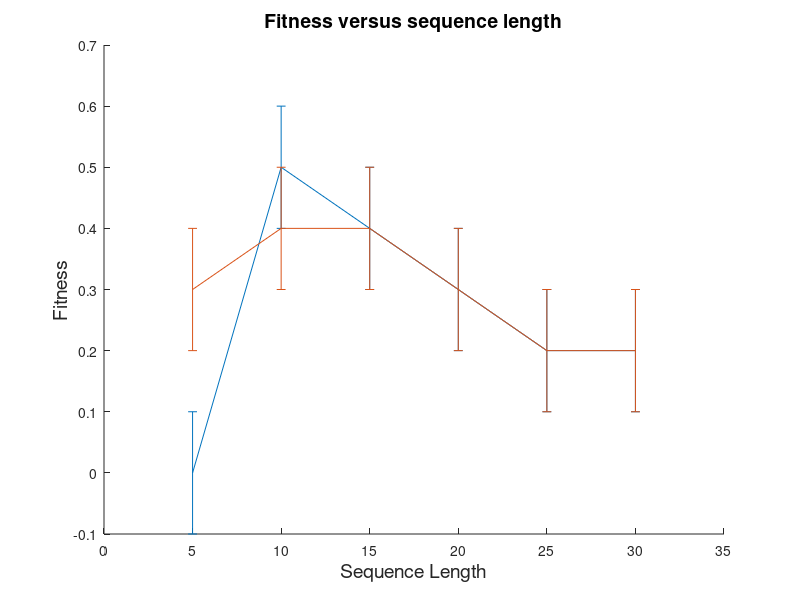

Here is the MATLAB script that generated this plot:
x = [5 10 15 20 25 30];
y = [0 0.5 0.4 0.3 0.2 0.2];
y2 = [0.3 0.4 0.4 0.3 0.2 0.2];
err = [0.1 0.1 0.1 0.1 0.1 0.1];
hold ("on");
errorbar(x, y, err);
errorbar(x, y2, err);
ylabel("Fitness", 'FontSize',14);
title("Fitness versus sequence length", 'FontSize',14);
xlabel("Sequence Length", 'FontSize',14);
hold ("off");
